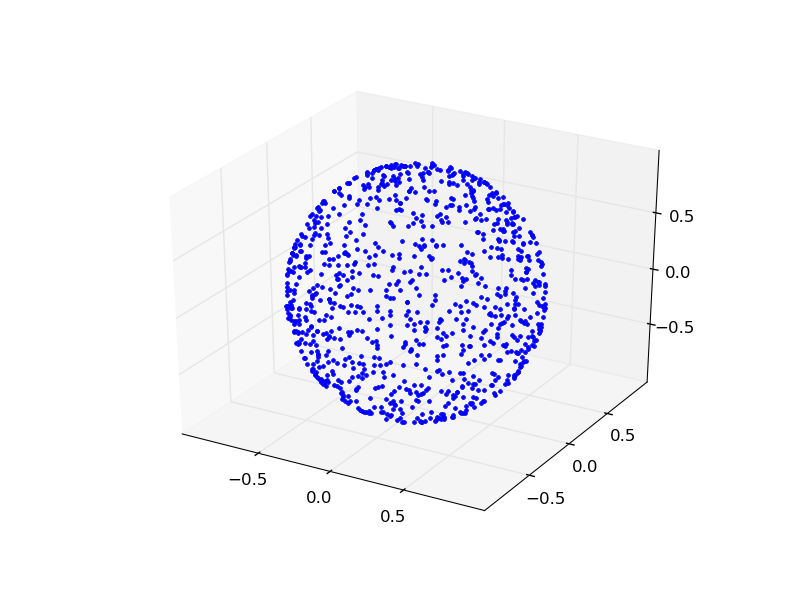

This chart was generated by the following Python code:
from mpl_toolkits.mplot3d import Axes3D
import matplotlib.pyplot as plt
import random
import math

fig = plt.figure()
ax = fig.gca(projection='3d')
ax.set_aspect('equal')

x, y, z = [],[],[]
for i in range(1000):
    a,b,c = random.gauss(0.0, 1.0), random.gauss(0.0, 1.0), random.gauss(0.0, 1.0)
    length = math.sqrt(a ** 2 + b ** 2 + c ** 2)
    x.append(a / length)
    y.append(b / length)
    z.append(c / length)

plt.plot(x, y, z, '.')
plt.show()
